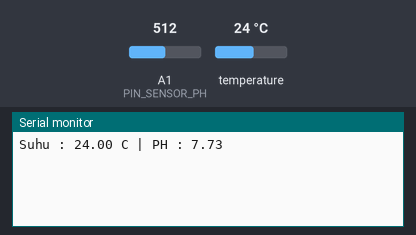
This program was run on a simulated Arduino Uno, built with avr-gcc and run on an emulated ATmega328P. Shown: the last lines printed to the serial monitor. The test bench sets the inputs (shaded band); at power-on: temperature 24 °C, A1 (PIN_SENSOR_PH) = 512.

Above: at 2.5 s.
2.6 s: temperature set to 12 °C
At 2.6 s:
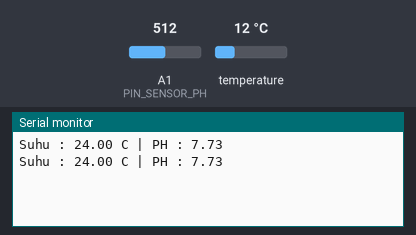
5.0 s: A1 (PIN_SENSOR_PH) set to 716
At 7.1 s:
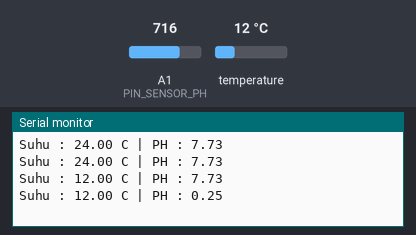
7.4 s: temperature set to 19 °C
At 8.8 s:
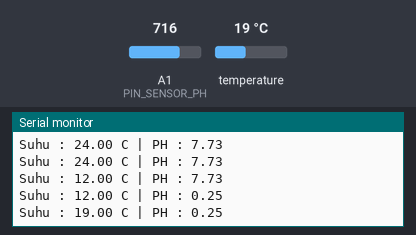
9.8 s: A1 (PIN_SENSOR_PH) set to 900
At 12.7 s:
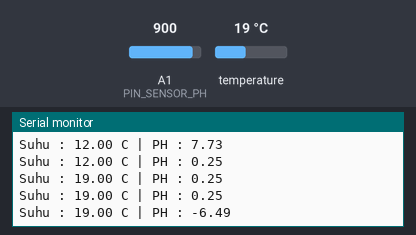
Timing chart, 0 to 13.2 s (numbered marks = the images above; inputs shaded):
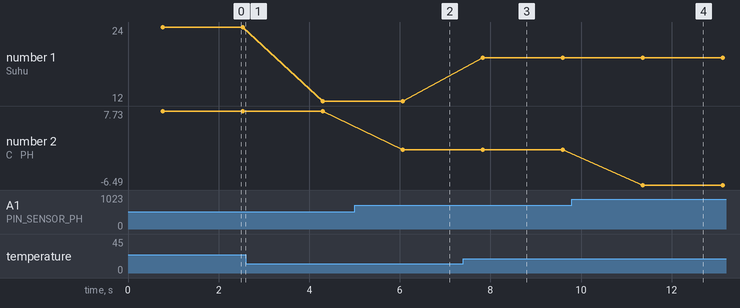

Measured:
- after the input at 5.0 s, the serial monitor: prints a new line after 1.1 s (image 2)
- after the input at 7.4 s, the serial monitor: prints a new line after 0.43 s (image 3)
- after the input at 9.8 s, the serial monitor: prints a new line after 1.6 s (image 4)
- plotted number 1: 24 → 12 after the input at 2.6 s, 12 → 19 after the input at 7.4 s
- plotted number 2: 7.73 → 0.25 after the input at 5.0 s, 0.25 → -6.49 after the input at 9.8 s

The program:

main.cpp
```cpp
#include <Arduino.h>
// masukkan libraries yang diinstall
#include <DallasTemperature.h>
#include <OneWire.h>

// pin data sensor yang dihubungkan pada pin Analog
#define PIN_SENSOR_SUHU A0
#define PIN_SENSOR_PH A1

// Setup oneWire instance to communicate with any OneWire devices
OneWire oneWire(PIN_SENSOR_SUHU);
DallasTemperature suhu(&oneWire);

// bagian ini yang perlu diatur jika ingin kalibrasi
/*
jika ingin kalibrasi PH ubah bool kalibrasi = true;
jika tidak kalibrasi ubah    bool kalibrasi = false;
*/
bool kalibrasi = false;
#define PH4 3.0 // berapa tegangan ketika ph 4? 3.0
#define PH7 2.6 // berapa tergangan ketika ph 7? 2.6

// setup program => hanya akan berjalan sekali saja ketika baru dijalankan
void setup()
{
  // insisiasi PIN_SENSOR_PH sebagai input
  pinMode(PIN_SENSOR_PH, INPUT);
  // inisiasi serial monitor untuk melihat output program
  Serial.begin(9600);
  // inisiasi sensor suhu
  suhu.begin();
}

// program yang akan berjalan selalu
void loop()
{
  if (!kalibrasi){
	  // Jika tidak melakukan kalibrasi sensor PH (kalibrasi = false). maka kode ini akan berjalan
    // baca sensor PH
    float phValue = analogRead(PIN_SENSOR_PH);        // baca nilai pin A0
    float voltage = phValue * (5.0 / 1023.0);         // ubah nilainya menjadi tegangan
    float phStep  = (PH4 - PH7) / 3;                  // dapatkan nilai phStep => (PH4 - PH7) / (7 - 4)
    float pO      = 7.00 + ((PH7 - voltage) / phStep);// dapatkan nilai PH asli

    // baca sensor suhu
    suhu.requestTemperatures();
    // tampilkan nilai sensor suhu
    Serial.print("Suhu : ");
    Serial.print(suhu.getTempCByIndex(00));
    Serial.print(" C");

    // tampilkan nilai sensor PH
    Serial.print(" | PH : ");
    Serial.println(pO);

    // jeda program selama satu detik
    delay(1000);

  }
		else{
    // Jika melakukan kalibrasi sensor PH (kalibrasi = true). maka kode ini akan berjalan
    // baca sensor PH
    float phValue = analogRead(PIN_SENSOR_PH);
    float voltage = phValue * (5.0 / 1023.0);
    float phStep = (PH4 - PH7) / 3;
    float pO = 7.00 + ((PH7 - voltage) / phStep);

    // tampilkan nilai sensor PH
    Serial.print("Tegangan : ");
    Serial.print(voltage);
    Serial.print(" -- PH : ");
    Serial.println(pO);

    // jeda program selama setengah detik
    delay(500);
  }
}
```
